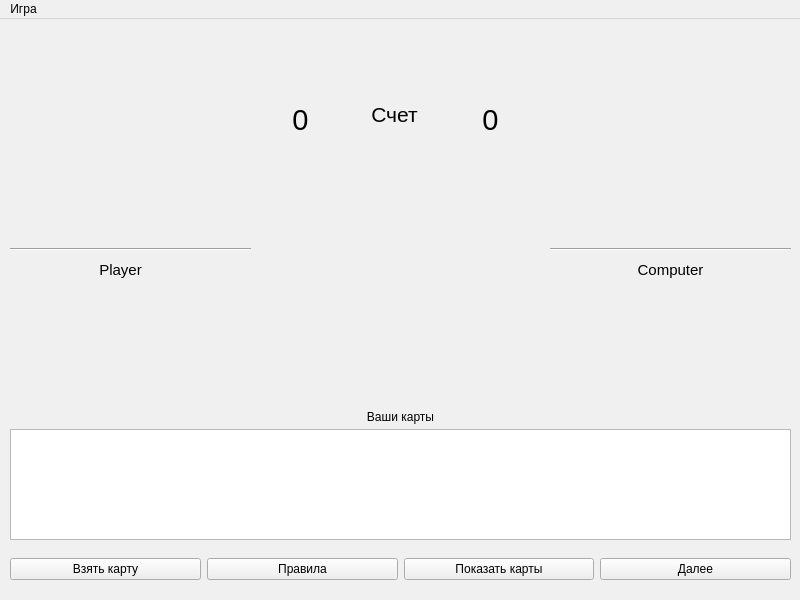
<?xml version="1.0" encoding="UTF-8"?>
<ui version="4.0">
 <class>MainWindow</class>
 <widget class="QMainWindow" name="MainWindow">
  <property name="geometry">
   <rect>
    <x>0</x>
    <y>0</y>
    <width>800</width>
    <height>600</height>
   </rect>
  </property>
  <property name="minimumSize">
   <size>
    <width>800</width>
    <height>600</height>
   </size>
  </property>
  <property name="maximumSize">
   <size>
    <width>800</width>
    <height>600</height>
   </size>
  </property>
  <property name="palette">
   <palette>
    <active>
     <colorrole role="Base">
      <brush brushstyle="SolidPattern">
       <color alpha="255">
        <red>255</red>
        <green>255</green>
        <blue>255</blue>
       </color>
      </brush>
     </colorrole>
     <colorrole role="Window">
      <brush brushstyle="SolidPattern">
       <color alpha="255">
        <red>255</red>
        <green>255</green>
        <blue>255</blue>
       </color>
      </brush>
     </colorrole>
    </active>
    <inactive>
     <colorrole role="Base">
      <brush brushstyle="SolidPattern">
       <color alpha="255">
        <red>255</red>
        <green>255</green>
        <blue>255</blue>
       </color>
      </brush>
     </colorrole>
     <colorrole role="Window">
      <brush brushstyle="SolidPattern">
       <color alpha="255">
        <red>240</red>
        <green>240</green>
        <blue>240</blue>
       </color>
      </brush>
     </colorrole>
    </inactive>
    <disabled>
     <colorrole role="Base">
      <brush brushstyle="SolidPattern">
       <color alpha="255">
        <red>240</red>
        <green>240</green>
        <blue>240</blue>
       </color>
      </brush>
     </colorrole>
     <colorrole role="Window">
      <brush brushstyle="SolidPattern">
       <color alpha="255">
        <red>240</red>
        <green>240</green>
        <blue>240</blue>
       </color>
      </brush>
     </colorrole>
    </disabled>
   </palette>
  </property>
  <property name="windowTitle">
   <string>21 card game</string>
  </property>
  <property name="windowIcon">
   <iconset>
    <normaloff>images/icon.png</normaloff>images/icon.png</iconset>
  </property>
  <property name="layoutDirection">
   <enum>Qt::LeftToRight</enum>
  </property>
  <widget class="QWidget" name="centralwidget">
   <widget class="QLabel" name="computer_image">
    <property name="geometry">
     <rect>
      <x>580</x>
      <y>30</y>
      <width>183</width>
      <height>200</height>
     </rect>
    </property>
    <property name="text">
     <string/>
    </property>
    <property name="pixmap">
     <pixmap>images/computer.png</pixmap>
    </property>
    <property name="scaledContents">
     <bool>true</bool>
    </property>
   </widget>
   <widget class="QLabel" name="user_image">
    <property name="geometry">
     <rect>
      <x>30</x>
      <y>30</y>
      <width>183</width>
      <height>200</height>
     </rect>
    </property>
    <property name="text">
     <string/>
    </property>
    <property name="pixmap">
     <pixmap>images/user.png</pixmap>
    </property>
    <property name="scaledContents">
     <bool>true</bool>
    </property>
   </widget>
   <widget class="Line" name="line">
    <property name="geometry">
     <rect>
      <x>10</x>
      <y>220</y>
      <width>241</width>
      <height>20</height>
     </rect>
    </property>
    <property name="orientation">
     <enum>Qt::Horizontal</enum>
    </property>
   </widget>
   <widget class="QLabel" name="label">
    <property name="geometry">
     <rect>
      <x>40</x>
      <y>230</y>
      <width>161</width>
      <height>41</height>
     </rect>
    </property>
    <property name="font">
     <font>
      <pointsize>11</pointsize>
     </font>
    </property>
    <property name="text">
     <string>Player</string>
    </property>
    <property name="alignment">
     <set>Qt::AlignCenter</set>
    </property>
   </widget>
   <widget class="QLabel" name="label_2">
    <property name="geometry">
     <rect>
      <x>590</x>
      <y>230</y>
      <width>161</width>
      <height>41</height>
     </rect>
    </property>
    <property name="font">
     <font>
      <pointsize>11</pointsize>
     </font>
    </property>
    <property name="text">
     <string>Computer</string>
    </property>
    <property name="alignment">
     <set>Qt::AlignCenter</set>
    </property>
   </widget>
   <widget class="Line" name="line_2">
    <property name="geometry">
     <rect>
      <x>550</x>
      <y>220</y>
      <width>241</width>
      <height>20</height>
     </rect>
    </property>
    <property name="orientation">
     <enum>Qt::Horizontal</enum>
    </property>
   </widget>
   <widget class="QGraphicsView" name="graphicsView">
    <property name="geometry">
     <rect>
      <x>10</x>
      <y>410</y>
      <width>781</width>
      <height>111</height>
     </rect>
    </property>
   </widget>
   <widget class="QLabel" name="label_3">
    <property name="geometry">
     <rect>
      <x>10</x>
      <y>410</y>
      <width>781</width>
      <height>111</height>
     </rect>
    </property>
    <property name="font">
     <font>
      <pointsize>24</pointsize>
     </font>
    </property>
    <property name="text">
     <string/>
    </property>
    <property name="alignment">
     <set>Qt::AlignCenter</set>
    </property>
    <property name="wordWrap">
     <bool>true</bool>
    </property>
   </widget>
   <widget class="QLabel" name="label_4">
    <property name="geometry">
     <rect>
      <x>260</x>
      <y>60</y>
      <width>81</width>
      <height>81</height>
     </rect>
    </property>
    <property name="text">
     <string/>
    </property>
    <property name="pixmap">
     <pixmap>images/purple-circle.png</pixmap>
    </property>
    <property name="scaledContents">
     <bool>true</bool>
    </property>
   </widget>
   <widget class="QLabel" name="label_5">
    <property name="geometry">
     <rect>
      <x>450</x>
      <y>60</y>
      <width>81</width>
      <height>81</height>
     </rect>
    </property>
    <property name="text">
     <string/>
    </property>
    <property name="pixmap">
     <pixmap>images/purple-circle.png</pixmap>
    </property>
    <property name="scaledContents">
     <bool>true</bool>
    </property>
   </widget>
   <widget class="QLabel" name="Player_count">
    <property name="geometry">
     <rect>
      <x>270</x>
      <y>70</y>
      <width>61</width>
      <height>61</height>
     </rect>
    </property>
    <property name="font">
     <font>
      <pointsize>22</pointsize>
      <weight>50</weight>
      <bold>false</bold>
     </font>
    </property>
    <property name="text">
     <string>0</string>
    </property>
    <property name="alignment">
     <set>Qt::AlignCenter</set>
    </property>
   </widget>
   <widget class="QLabel" name="Computer_count">
    <property name="geometry">
     <rect>
      <x>460</x>
      <y>70</y>
      <width>61</width>
      <height>61</height>
     </rect>
    </property>
    <property name="font">
     <font>
      <pointsize>22</pointsize>
      <weight>50</weight>
      <bold>false</bold>
     </font>
    </property>
    <property name="text">
     <string>0</string>
    </property>
    <property name="alignment">
     <set>Qt::AlignCenter</set>
    </property>
   </widget>
   <widget class="QLabel" name="label_6">
    <property name="geometry">
     <rect>
      <x>344</x>
      <y>85</y>
      <width>101</width>
      <height>21</height>
     </rect>
    </property>
    <property name="font">
     <font>
      <pointsize>16</pointsize>
     </font>
    </property>
    <property name="text">
     <string>Счет</string>
    </property>
    <property name="alignment">
     <set>Qt::AlignCenter</set>
    </property>
   </widget>
   <widget class="QLabel" name="label_7">
    <property name="geometry">
     <rect>
      <x>40</x>
      <y>280</y>
      <width>721</width>
      <height>101</height>
     </rect>
    </property>
    <property name="font">
     <font>
      <pointsize>48</pointsize>
     </font>
    </property>
    <property name="text">
     <string/>
    </property>
    <property name="alignment">
     <set>Qt::AlignCenter</set>
    </property>
   </widget>
   <widget class="QLabel" name="label_8">
    <property name="geometry">
     <rect>
      <x>10</x>
      <y>390</y>
      <width>781</width>
      <height>16</height>
     </rect>
    </property>
    <property name="text">
     <string>Ваши карты</string>
    </property>
    <property name="alignment">
     <set>Qt::AlignCenter</set>
    </property>
   </widget>
   <widget class="QLabel" name="label_9">
    <property name="geometry">
     <rect>
      <x>20</x>
      <y>270</y>
      <width>211</width>
      <height>41</height>
     </rect>
    </property>
    <property name="font">
     <font>
      <pointsize>12</pointsize>
     </font>
    </property>
    <property name="text">
     <string/>
    </property>
    <property name="alignment">
     <set>Qt::AlignCenter</set>
    </property>
    <property name="wordWrap">
     <bool>true</bool>
    </property>
   </widget>
   <widget class="QLabel" name="label_10">
    <property name="geometry">
     <rect>
      <x>570</x>
      <y>270</y>
      <width>211</width>
      <height>41</height>
     </rect>
    </property>
    <property name="font">
     <font>
      <pointsize>12</pointsize>
     </font>
    </property>
    <property name="text">
     <string/>
    </property>
    <property name="alignment">
     <set>Qt::AlignCenter</set>
    </property>
    <property name="wordWrap">
     <bool>true</bool>
    </property>
   </widget>
   <widget class="QWidget" name="">
    <property name="geometry">
     <rect>
      <x>10</x>
      <y>520</y>
      <width>781</width>
      <height>61</height>
     </rect>
    </property>
    <layout class="QHBoxLayout" name="horizontalLayout">
     <item>
      <widget class="QPushButton" name="take_card">
       <property name="text">
        <string>Взять карту</string>
       </property>
      </widget>
     </item>
     <item>
      <widget class="QPushButton" name="rules">
       <property name="text">
        <string>Правила</string>
       </property>
      </widget>
     </item>
     <item>
      <widget class="QPushButton" name="show_cards">
       <property name="styleSheet">
        <string notr="true">backgrpund: qradialgradient(spread:pad, cx:0.5, cy:0.5, radius:0.5, fx:0.5, fy:0.5, stop:0 rgba(0, 0, 0, 255), stop:0.19397 rgba(0, 0, 0, 255), stop:0.202312 rgba(122, 97, 0, 255), stop:0.495514 rgba(76, 58, 0, 255), stop:0.504819 rgba(255, 255, 255, 255), stop:0.79 rgba(255, 255, 255, 255), stop:1 rgba(255, 158, 158, 255))</string>
       </property>
       <property name="text">
        <string>Показать карты</string>
       </property>
      </widget>
     </item>
     <item>
      <widget class="QPushButton" name="next">
       <property name="text">
        <string>Далее</string>
       </property>
      </widget>
     </item>
    </layout>
   </widget>
   <zorder>graphicsView</zorder>
   <zorder>computer_image</zorder>
   <zorder>take_card</zorder>
   <zorder>rules</zorder>
   <zorder>show_cards</zorder>
   <zorder>user_image</zorder>
   <zorder>line</zorder>
   <zorder>label</zorder>
   <zorder>label_2</zorder>
   <zorder>line_2</zorder>
   <zorder>label_3</zorder>
   <zorder>label_4</zorder>
   <zorder>label_5</zorder>
   <zorder>Player_count</zorder>
   <zorder>Computer_count</zorder>
   <zorder>label_6</zorder>
   <zorder>label_7</zorder>
   <zorder>next</zorder>
   <zorder>label_8</zorder>
   <zorder>label_9</zorder>
   <zorder>label_10</zorder>
  </widget>
  <widget class="QMenuBar" name="menuBar">
   <property name="geometry">
    <rect>
     <x>0</x>
     <y>0</y>
     <width>800</width>
     <height>26</height>
    </rect>
   </property>
   <widget class="QMenu" name="menu">
    <property name="title">
     <string>Игра</string>
    </property>
    <addaction name="action"/>
   </widget>
   <addaction name="menu"/>
  </widget>
  <action name="action">
   <property name="text">
    <string>Новая игра</string>
   </property>
  </action>
 </widget>
 <resources/>
 <connections/>
</ui>
